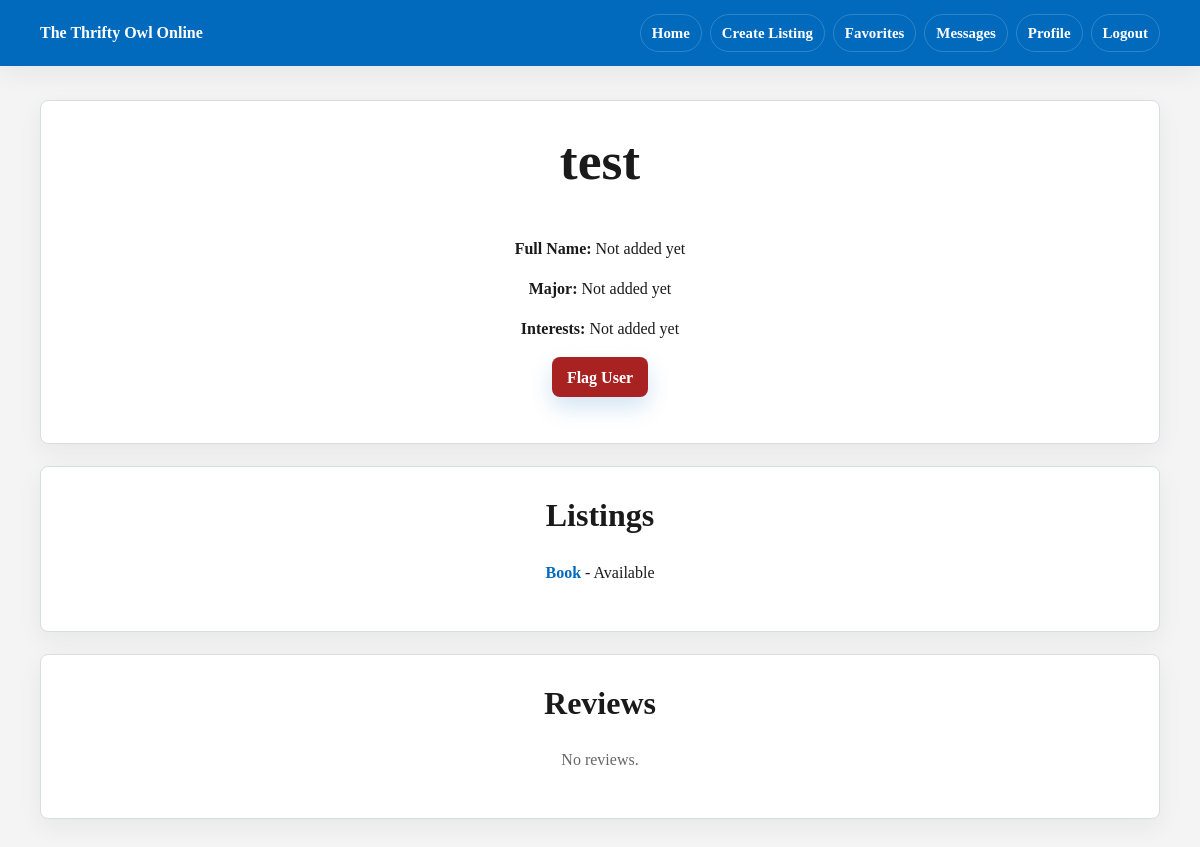
The app's page /profile/2 (signed in) with its own data.
### app/models.py (models this page shows)
class User(UserMixin, db.Model):
    __tablename__ = 'users'
    id = db.Column(db.Integer, primary_key=True)
    is_admin = db.Column(db.Boolean, default=False)
    is_blocked = db.Column(db.Boolean, default=False)
    email = db.Column(db.String(150), unique=True, nullable=False)
    username = db.Column(db.String(150), unique=True, nullable=False)
    password = db.Column(db.String(150), nullable=False)
    name = db.Column(db.String(150))
    major = db.Column(db.String(150))
    interests = db.Column(db.String(300))
    image = db.Column(db.String(200))  # store filename/path
    posts = db.relationship('Post', backref='owner', lazy=True)
    sent_messages = db.relationship('Message', foreign_keys='Message.sender_id', backref='sender', lazy=True)
    received_messages = db.relationship('Message', foreign_keys='Message.receiver_id', backref='receiver', lazy=True)
    reviews_given = db.relationship('Review', foreign_keys='Review.reviewer_id', backref='reviewer', lazy=True)
    reviews_received = db.relationship('Review', foreign_keys='Review.reviewed_id', backref='reviewed', lazy=True)

class Post(db.Model):
    __tablename__ = 'posts'
    id = db.Column(db.Integer, primary_key=True)
    title = db.Column(db.String(150), nullable=False)
    description = db.Column(db.String(300), nullable=False)
    category = db.Column(db.String(80), default='General')
    price = db.Column(db.Numeric(10, 2))
    condition = db.Column(db.String(80), default='Good')
    status = db.Column(db.String(80), default='Available')
    image = db.Column(db.String(200))  # optional image path
    is_active = db.Column(db.Boolean, default=True)
    created_at = db.Column(db.DateTime, default=datetime.utcnow)
    owner_id = db.Column(db.Integer, db.ForeignKey('users.id'), nullable=False)

### app/routes.py (the view)
@main.route('/profile/<int:user_id>')
@login_required
def view_profile(user_id):
    user = User.query.get_or_404(user_id)
    if user.id == current_user.id:
        return redirect(url_for('main.profile'))
    listings = (
        Post.query
        .filter_by(owner_id=user.id, is_active=True)
        .order_by(Post.created_at.desc())
        .all()
    )
    reviews = Review.query.filter_by(reviewed_id=user.id).order_by(Review.created_at.desc()).all()
    return render_template('view_profile.html', user=user, listings=listings, reviews=reviews)

### app/models.py (called while the page is built)
@login_manager.user_loader
def load_user(user_id):
    return User.query.get(int(user_id))

### app/templates/view_profile.html (shortened to what this page needs)
{% extends "base.html" %}
{% block content %}
<section class="card">
    <h1>{{ user.username }}</h1>
    <p><strong>Full Name:</strong> {{ user.name or 'Not added yet' }}</p>
    <p><strong>Major:</strong> {{ user.major or 'Not added yet' }}</p>
    <p><strong>Interests:</strong> {{ user.interests or 'Not added yet' }}</p>
    {% if user.id != current_user.id %}
    <p><a class="button danger" href="{{ url_for('main.report_user', user_id=user.id) }}">Flag User</a></p>
    {% endif %}
</section>
<section class="card">
    <h2>Listings</h2>
    {% for post in listings %}
    <p><a href="{{ url_for('main.view_post', post_id=post.id) }}">{{ post.title }}</a> - {{ post.status or 'Available' }}</p>
    {% else %}
    <p class="muted">No active listings.</p>
    {% endfor %}
</section>
<section class="card">
    <h2>Reviews</h2>
    {% for review in reviews %}
    <p>{{ review.rating }}/5 by {{ review.reviewer.username }}: {{ review.comment }}</p>
    {% else %}
    <p class="muted">No reviews.</p>
    {% endfor %}
</section>
{% endblock %}

### app/static/style.css (style rules this page uses)
:root { --blue: #016ABD; --blue-dark: #003399; --bg: #F4F4F4; --card: #ffffff; --border: #d8dde3; --text: #1a1a1a; --muted: #666666; --danger: #a82222; --radius: 8px; --shadow: 0 18px 45px rgba(26, 26, 26, 0.08); --shadow-soft: 0 8px 24px rgba(26, 26, 26, 0.06); }
* { box-sizing: border-box; }
body { margin: 0; background: var(--bg); color: var(--text); font-family: georgia, serif; line-height: 1.5; -webkit-font-smoothing: antialiased; }
a { color: var(--blue); font-weight: 650; text-decoration: none; transition: color 160ms ease, background-color 160ms ease, border-color 160ms ease, transform 160ms ease, box-shadow 160ms ease; }
h1, h2, h3, p { margin-top: 0; }
h1, h2, h3 { line-height: 1.15; letter-spacing: 0; }
h1 { font-size: clamp(2rem, 5vw, 3.35rem); }
h2 { font-size: clamp(1.35rem, 3vw, 2rem); }
.container>* { width: 100%; }
input[type="submit"], button, .button { min-height: 40px; width: fit-content; display: inline-flex; align-items: center; justify-content: center; padding: 10px 15px; border: 0; border-radius: var(--radius); background: var(--blue); color: white; box-shadow: 0 10px 22px rgba(1, 106, 189, 0.18); font: inherit; font-weight: 800; line-height: 1.2; cursor: pointer; }
.button.danger, input[type="submit"].danger { background: var(--danger); }
.card { background: var(--card); border: 1px solid var(--border); border-radius: var(--radius); padding: clamp(20px, 3vw, 30px); box-shadow: var(--shadow-soft); text-align: center; }
.muted { color: var(--muted); }

### records on screen
User: username "test", name "Not added yet", major "Not added yet", interests "Not added yet"
Post: title "Book", status "Available"
